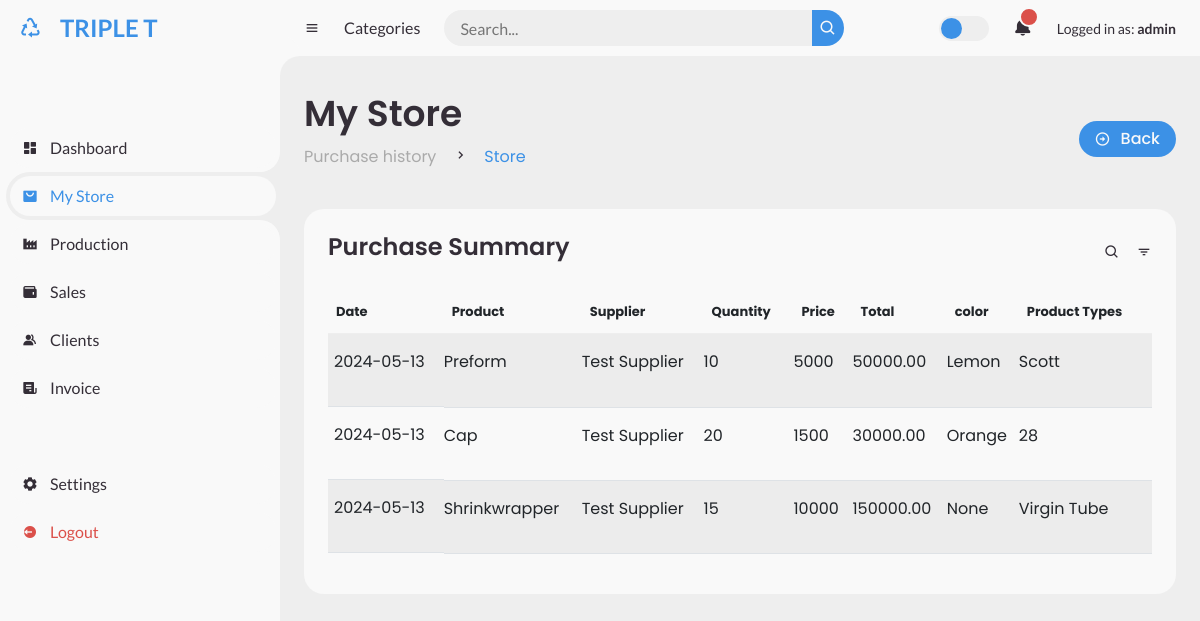
/stock/ (signed in), run on an earlier commit of the app's database.
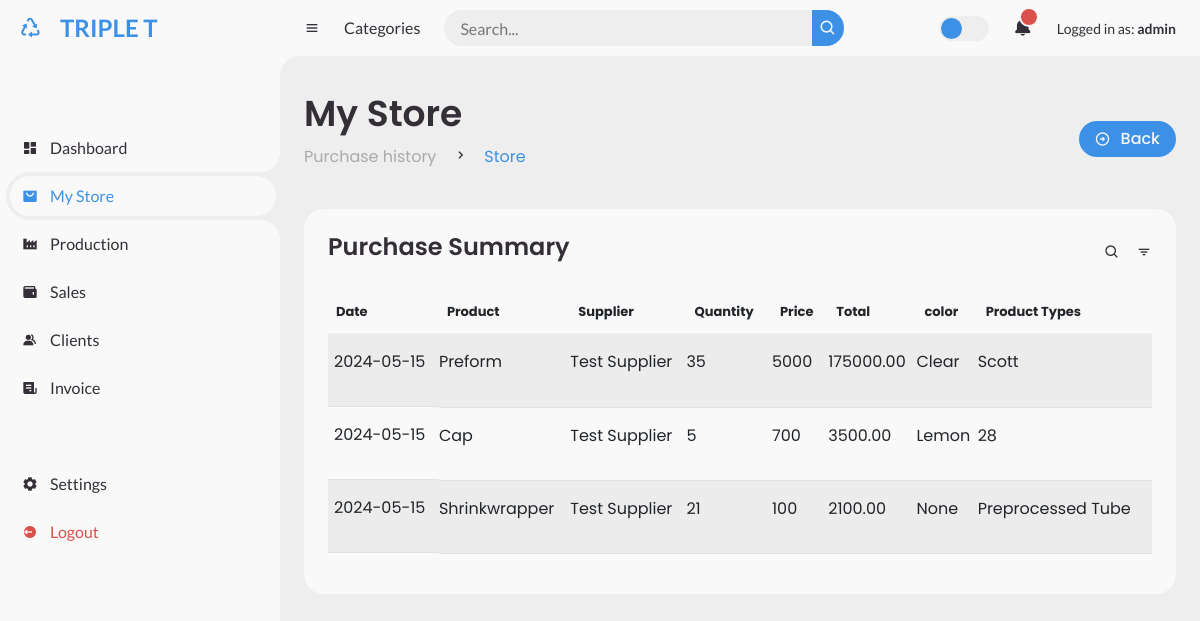
And on a later commit of the database.
### store/models.py (models this page shows, shortened)
class StockItem(models.Model):
    name = models.CharField(max_length=20, null=True)
    supplier = models.ForeignKey(Supplier, on_delete=models.SET_NULL, null=True, blank=True)
    quantity = models.CharField(max_length=5, null=True, blank=True)
    price = models.IntegerField()
    total = models.DecimalField(max_digits=20, decimal_places=2)
    created_at = models.DateField(null=True, blank=True)
    cap_type = models.ForeignKey(Cap, on_delete=models.SET_NULL, null=True, blank=True)
    color = models.ForeignKey(Color, on_delete=models.SET_NULL, null=True, blank=True)
    product_type = models.CharField(max_length=20, null=True, blank=True)
    preform_type = models.ForeignKey(Preform_type, on_delete=models.SET_NULL, null=True, blank=True)
    unit = models.IntegerField(null=True, blank=True)  # New field for unit

class Contact(models.Model):
    name = models.CharField(max_length=100)
    address = models.TextField()
    phone_number = models.CharField(max_length=20)
    email = models.EmailField()
    class Meta:
        abstract = True
    def __str__(self):
        return self.name

class Supplier(Contact):
    pass

class Color(models.Model):
    name = models.CharField(max_length=100, null=True, blank=True)
    def __str__(self):
        return f"{self.name}"

class Preform_type(models.Model):
    name = models.CharField(max_length=30)
    size = models.DecimalField(max_digits=5, decimal_places=1)
    quantity_per_bag = models.IntegerField()

class Cap(models.Model):
    name = models.CharField(max_length = 20, default = 'Cap')
    size = models.IntegerField()
    quantity_per_bag = models.IntegerField()

### store/views.py (the view)
# urls.py: path('stock/', views.purchase_history, name="stock"),
@login_required
def purchase_history(request):
    stock = StockItem.objects.order_by('-created_at')  # Order by the 'created_at' field in descending order
    return render(request, 'store/add_stock/details.html', {'stock': stock})

### store/templates/store/add_stock/details.html (shortened to what this page needs)
{% extends "stock/base.html" %}
{% block body %}
<div class="head-title">
    <div class="left">
      <h1>My Store</h1>
      <ul class="breadcrumb">
        <li>
            <a  href="{% url 'stock' %}">Purchase history</a>
        </li>
        <li><i class='bx bx-chevron-right' ></i></li>
        <li>
            <a class="active" href="{% url 'stock_list' %}">Store</a>
        </li>
      </ul>
    </div>
    <a href="{% url 'stock_list' %}" class="btn-download">
      <i class='bx bx-right-arrow-circle'></i>
      <span class="text">Back</span>
    </a>
  </div>
  <div class="table-data">
    <div class="order">
      <div class="head">
        <h3>Purchase Summary</h3>
        <i class='bx bx-search' ></i>
        <i class='bx bx-filter' ></i>
      </div>
      <table class="table table-striped">
        <thead>
          <tr>
            <th>Date</th>
            <th>Product</th>
            <th>Supplier</th>
            <th>Quantity</th>
            <th>Price</th>
            <th>Total</th>
            <th>color</th>
            <th>Product Types</th>
          </tr>
        </thead>
        <tbody>
            {% for stock in stock %}
            <tr>
                <td><p>{{stock.created_at|date:"Y-m-d" }}</p></td>
                <td><p>{{stock.name}}</p></td>
                <td><p>{{stock.supplier}}</p></td>
                <td><p>{{stock.quantity}}</p></td>
                <td><p>{{stock.price}}</p></td>
                <td><p>{{stock.total}}</p></td>
                <td><p>{{stock.color}}</p></td>
                <td>
                    {% if stock.preform_type %}
                    <p>{{ stock.preform_type.name }}</p>
                    {% elif stock.product_type %}
                    <p>{{ stock.product_type }}</p>
                    {% else %}
                    <p>{{ stock.cap_type.size }}</p>
                    {% endif %}</td>
            </tr>
            {% endfor %}
        </tbody>
      </table>
    </div>
{% endblock %}

What changed in the data, as far as the page shows it:
removed StockItem: created_at "2024-05-13", name "Preform", supplier "Test Supplier", quantity "10", price "5000", total "50000.00", color "Lemon", preform_type.name "Scott"
removed StockItem: created_at "2024-05-13", name "Cap", supplier "Test Supplier", quantity "20", price "1500", total "30000.00", color "Orange", cap_type.size "28"
removed StockItem: created_at "2024-05-13", name "Shrinkwrapper", supplier "Test Supplier", quantity "15", price "10000", total "150000.00", color "None", product_type "Virgin Tube"
added StockItem: created_at "2024-05-15", name "Preform", supplier "Test Supplier", quantity "35", price "5000", total "175000.00", color "Clear", preform_type.name "Scott"
added StockItem: created_at "2024-05-15", name "Cap", supplier "Test Supplier", quantity "5", price "700", total "3500.00", color "Lemon", cap_type.size "28"
added StockItem: created_at "2024-05-15", name "Shrinkwrapper", supplier "Test Supplier", quantity "21", price "100", total "2100.00", color "None", product_type "Preprocessed Tube"
